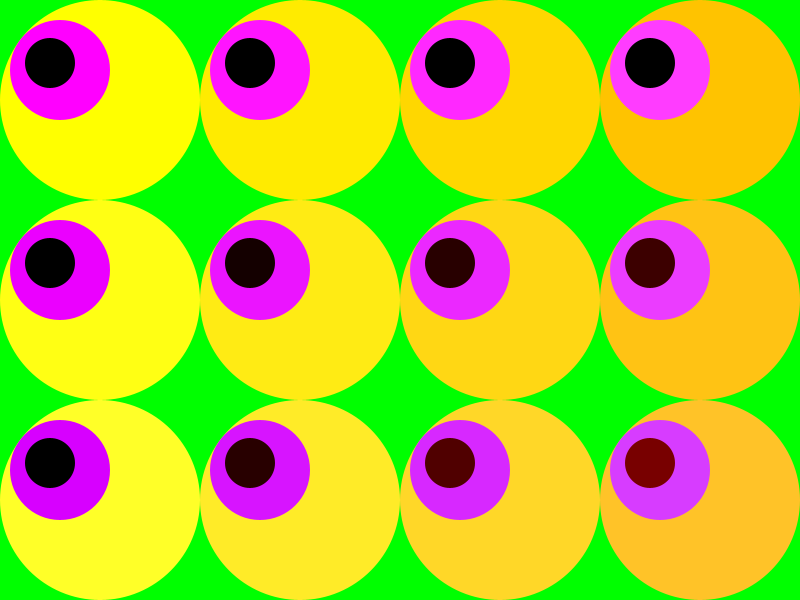
Frame 1 (no input)
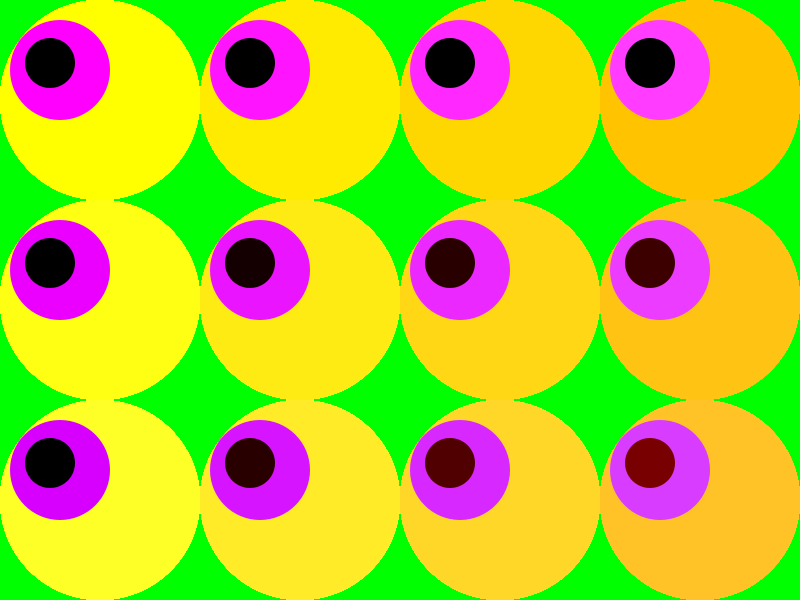
Frame 60 (the mouse pressed at the canvas centre just before this capture)
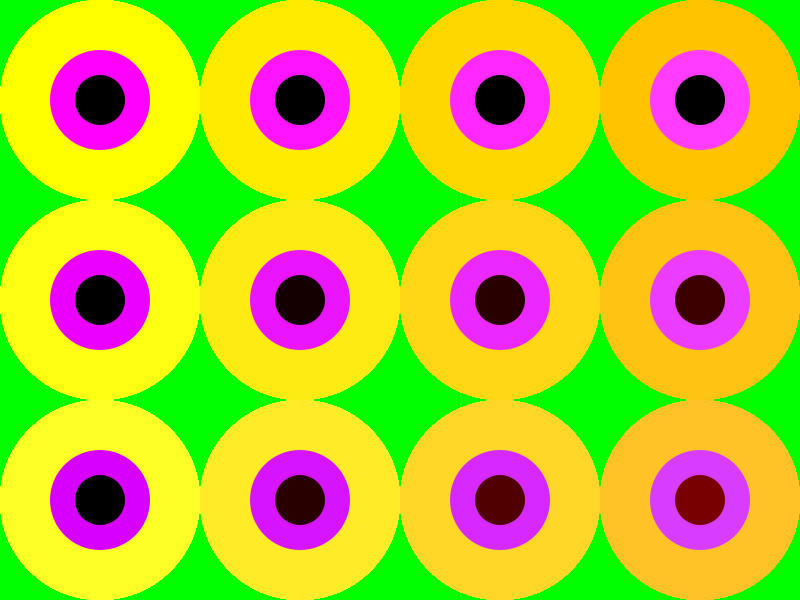
Frame 120 (the mouse held since frame 60 and released just before this capture)

The Processing sketch that drew these frames (run headless with seeded random() and noise(); from frame 60 on, the mouse is pressed at the canvas centre):

// Processing sketch: circle
// ── circle.pde

void setup(){
  size(800, 600);
  background(0, 255, 0);
  noStroke();  
}

void draw(){
  
  for(int i=0;i<4;i=i+1){
    for(int j=0;j<3;j=j+1){
      fill(255,255-20*i,20*j);
      ellipse(100+200*i,100+200*j,200,200);
    }
  }
  
  for(int i=0;i<4;i=i+1){
    for(int j=0;j<3;j=j+1){
      fill(255-20*j,20*i,255);
      ellipse((mouseX-400)/10+100+200*i,(mouseY-300)/10+100+200*j,100,100);
    }
  }

  for(int i=0;i<4;i=i+1){
    for(int j=0;j<3;j=j+1){
      fill(20*i*j,0,0);
      ellipse((mouseX-400)/8+100+200*i,(mouseY-300)/8+100+200*j,50,50);
    }
  }
  
  save("circle.jpg");
}
